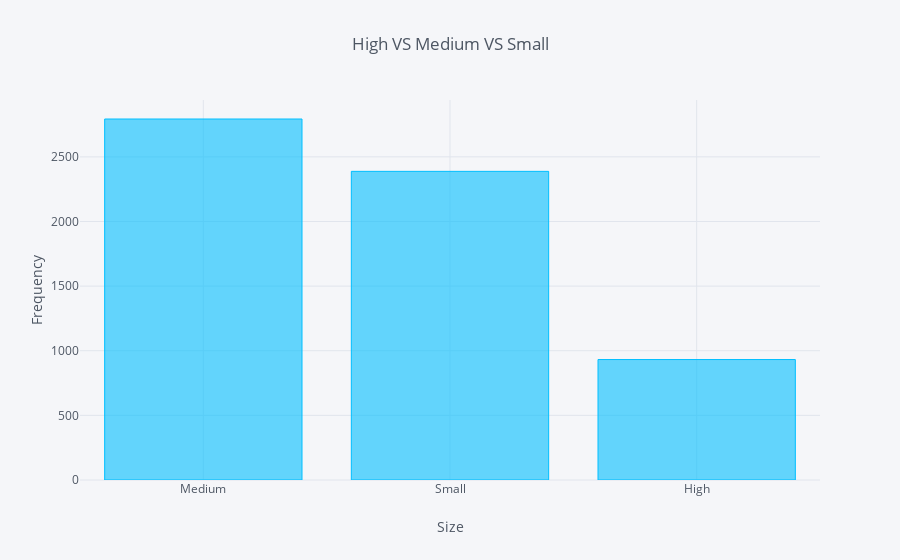

Notebook code cell kept with this figure:
### Code cell
#4 Dealing with missing values in categorical type column ie 'Outlet_size'

count = df_train['Outlet_Size'].value_counts().reset_index()
count.iplot(kind='bar',color='deepskyblue',x='index',y='Outlet_Size',
            title='High VS Medium VS Small',xTitle='Size',yTitle='Frequency')

### Figure 1 — Plotly figure (JSON) as saved in the notebook; plotly's stock layout.template omitted (floating-point values rounded to 4 significant figures)
{"data": [{"marker": {"color": "rgba(0, 191, 255, 0.6)", "line": {"color": "rgba(0, 191, 255, 1.0)", "width": 1}}, "name": "Outlet_Size", "orientation": "v", "text": "", "type": "bar", "uid": "bfd9bd3d-8312-461a-b4b8-1e96da100648", "x": ["Medium", "Small", "High"], "y": [2793, 2388, 932]}], "layout": {"legend": {"bgcolor": "#F5F6F9", "font": {"color": "#4D5663"}}, "paper_bgcolor": "#F5F6F9", "plot_bgcolor": "#F5F6F9", "title": {"font": {"color": "#4D5663"}, "text": "High VS Medium VS Small"}, "xaxis": {"gridcolor": "#E1E5ED", "showgrid": true, "tickfont": {"color": "#4D5663"}, "title": {"font": {"color": "#4D5663"}, "text": "Size"}, "zerolinecolor": "#E1E5ED"}, "yaxis": {"gridcolor": "#E1E5ED", "showgrid": true, "tickfont": {"color": "#4D5663"}, "title": {"font": {"color": "#4D5663"}, "text": "Frequency"}, "zerolinecolor": "#E1E5ED"}}}
